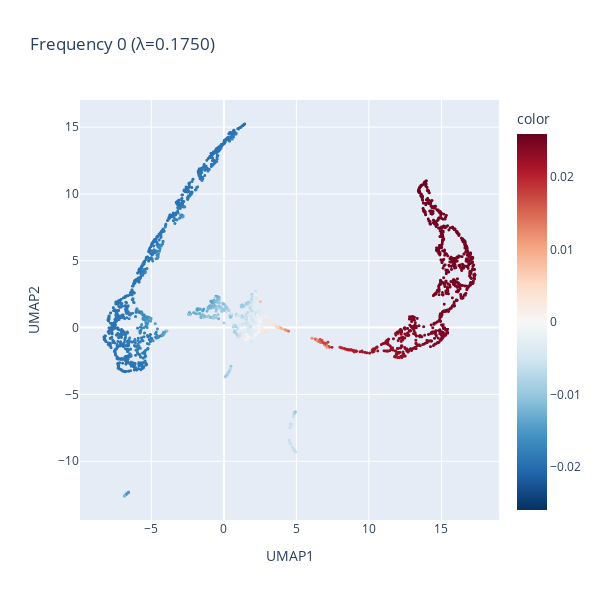
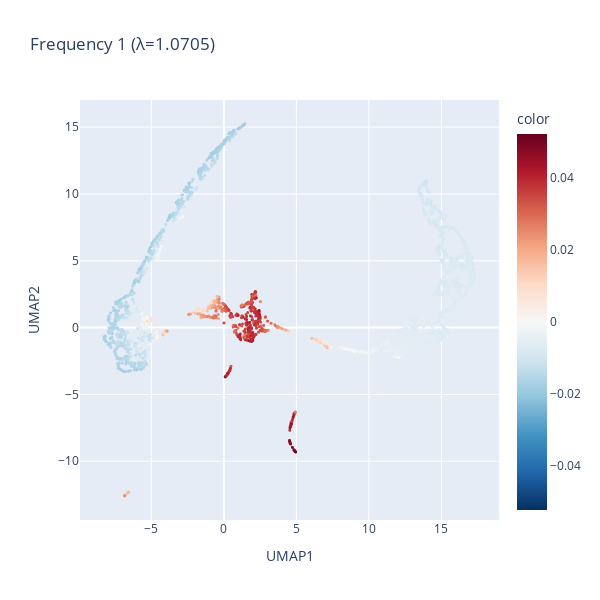

Write notebook code for charts like these, in order.
### Code cell
for i in range(5):
    plot_freq_scatter(adata, i)
    print_marker_genes(adata, b, i)

### Figure 1 — Plotly figure (JSON) as saved in the notebook; plotly's stock layout.template omitted (floating-point values rounded to 4 significant figures; data arrays with more than 128 entries replaced by an {"elided": "..."} marker saying what was removed)
{"data": [{"hovertemplate": "UMAP1=%{x}<br>UMAP2=%{y}<br>color=%{marker.color}<extra></extra>", "legendgroup": "", "marker": {"color": {"elided": "2730 float values"}, "coloraxis": "coloraxis", "size": 3, "symbol": "circle"}, "mode": "markers", "name": "", "showlegend": false, "type": "scattergl", "x": {"elided": "2730 float values"}, "xaxis": "x", "y": {"elided": "2730 float values"}, "yaxis": "y"}], "layout": {"coloraxis": {"cmid": 0, "colorbar": {"title": {"text": "color"}}, "colorscale": [[0, "rgb(5,48,97)"], [0.1, "rgb(33,102,172)"], [0.2, "rgb(67,147,195)"], [0.3, "rgb(146,197,222)"], [0.4, "rgb(209,229,240)"], [0.5, "rgb(247,247,247)"], [0.6, "rgb(253,219,199)"], [0.7, "rgb(244,165,130)"], [0.8, "rgb(214,96,77)"], [0.9, "rgb(178,24,43)"], [1, "rgb(103,0,31)"]]}, "height": 600, "legend": {"tracegroupgap": 0}, "title": {"text": "Frequency 0 (λ=0.1750)"}, "width": 600, "xaxis": {"anchor": "y", "domain": [0, 1], "title": {"text": "UMAP1"}}, "yaxis": {"anchor": "x", "domain": [0, 1], "title": {"text": "UMAP2"}}}}

### Figure 2 — Plotly figure (JSON) as saved in the notebook; plotly's stock layout.template omitted (floating-point values rounded to 4 significant figures; data arrays with more than 128 entries replaced by an {"elided": "..."} marker saying what was removed)
{"data": [{"hovertemplate": "UMAP1=%{x}<br>UMAP2=%{y}<br>color=%{marker.color}<extra></extra>", "legendgroup": "", "marker": {"color": {"elided": "2730 float values"}, "coloraxis": "coloraxis", "size": 3, "symbol": "circle"}, "mode": "markers", "name": "", "showlegend": false, "type": "scattergl", "x": {"elided": "2730 float values"}, "xaxis": "x", "y": {"elided": "2730 float values"}, "yaxis": "y"}], "layout": {"coloraxis": {"cmid": 0, "colorbar": {"title": {"text": "color"}}, "colorscale": [[0, "rgb(5,48,97)"], [0.1, "rgb(33,102,172)"], [0.2, "rgb(67,147,195)"], [0.3, "rgb(146,197,222)"], [0.4, "rgb(209,229,240)"], [0.5, "rgb(247,247,247)"], [0.6, "rgb(253,219,199)"], [0.7, "rgb(244,165,130)"], [0.8, "rgb(214,96,77)"], [0.9, "rgb(178,24,43)"], [1, "rgb(103,0,31)"]]}, "height": 600, "legend": {"tracegroupgap": 0}, "title": {"text": "Frequency 1 (λ=1.0705)"}, "width": 600, "xaxis": {"anchor": "y", "domain": [0, 1], "title": {"text": "UMAP1"}}, "yaxis": {"anchor": "x", "domain": [0, 1], "title": {"text": "UMAP2"}}}}
